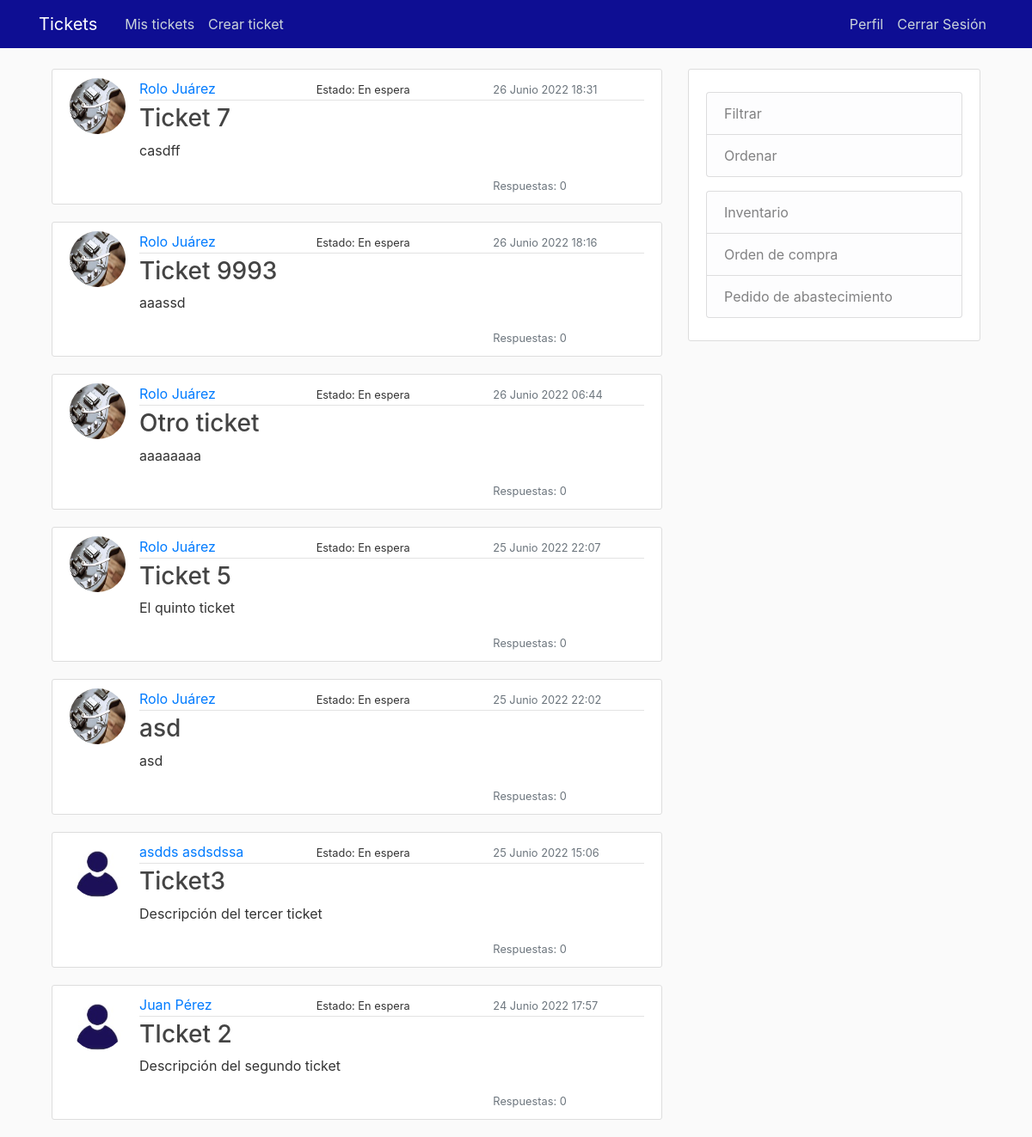
Screenshot of / (signed in) with the database file from the repository.
### bandeja/models.py (models this page shows, shortened)
class Ticket(models.Model):
    titulo = models.CharField(max_length=100)
    descripcion = models.TextField(max_length=5000)
    fecha = models.DateTimeField(default=timezone.now)
    autor = models.ForeignKey(User, on_delete=models.RESTRICT)

### usuarios/models.py (models this page shows, shortened)
class Perfil(models.Model):
    usuario = models.OneToOneField(User, on_delete=models.CASCADE)
    imagen = models.ImageField(default='perfil-default.jpg', upload_to='fotos-perfil')
    legajo = models.IntegerField(blank=True, null=True)
    telefono = models.IntegerField(blank=True, null=True)

### bandeja/views.py (the view)
# urls.py: path('', ListViewTicket.as_view(), name='bandeja-inicio'),
class ListViewTicket(ListView):
    model = Ticket
    template_name = "bandeja/inicio.html"
    context_object_name = 'tickets'
    ordering = ['-fecha']

### bandeja/templates/bandeja/inicio.html (shortened to what this page needs)
{% extends "bandeja/base.html" %}
{% block content %}
    {% if user.is_staff %}
        {% for ticket in tickets %}
            <article class="media content-section">
                <img class="rounded-circle article-img" src="{{ ticket.autor.perfil.imagen.url }}" alt="">
                <div class="media-body">
                    <div class="article-metadata mr-auto">
                        <div class="row">
                            <div class="col-sm">
                                <a class="mr-2" href="#">{{ ticket.autor.first_name }} {{ ticket.autor.last_name }}</a>
                            </div>
                            <div class="col-sm">
                                <small>Estado: En espera</small>
                            </div>
                            <div class="col-sm">
                                <small class="text-muted">{{ ticket.fecha }}</small>
                            </div>
                        </div>
                    </div>
                    <h3><a class="article-title" href="{% url 'ticket-detail' ticket.id %}">{{ ticket.titulo }}</a></h3>
                    <p class="article-content">{{ ticket.descripcion }}</p>
                    <div class="row">
                        <div class="col-sm"></div>
                        <div class="col-sm"></div>
                        <div class="col-sm">
                            <small class="text-muted">Respuestas: 0</small>
                        </div>
                    </div>
                </div>
            </article>
        {% endfor %}
    {% endif %}
{% endblock content %}

### bandeja/templates/bandeja/base.html (shortened to what this page needs)
{% load static %}
<!DOCTYPE html>
<html>
    <head>
        <link rel="stylesheet" href="https://cdn.jsdelivr.net/npm/bootstrap@4.0.0/dist/css/bootstrap.min.css">
        <link rel="stylesheet" type="text/css" href="{% static 'gestion/main.css' %}">
    </head>
    <body>
        <header class="site-header">
            <nav class="navbar navbar-expand-md navbar-dark bg-steel fixed-top">
                <div class="container">
                    <a class="navbar-brand mr-4" href="/">Tickets</a>
                    <div class="collapse navbar-collapse" id="navbarToggle">
                        <div class="navbar-nav mr-auto">
                            <a class="nav-item nav-link" href="{% url 'mis-tickets' %}">Mis tickets</a>
                            <a class="nav-item nav-link" href="{% url 'ticket-create' %}">Crear ticket</a>
                        </div>
                        <div class="navbar-nav">
                            {% if user.is_authenticated %}
                                <a class="nav-item nav-link" href="{% url 'perfil' %}">Perfil</a>
                                <a class="nav-item nav-link" href="{% url 'cerrar-sesion' %}">Cerrar Sesión</a>
                            {% else %}
                                <a class="nav-item nav-link" href="{% url 'iniciar-sesion' %}">Iniciar Sesión</a>
                                <a class="nav-item nav-link" href="{% url 'registrarse' %}">Registrarse</a>
                            {% endif %}
                        </div>
                    </div>
                </div>
            </nav>
        </header>
        <div class="container">
            <main role="main" class="container">
                <div class="row">
                    <div class="col-md-8">
                        {% block content %}{% endblock %}
                    </div>
                    <div class="col-md-4">
                        <div class="content-section">
                            <p>
                                <ul class="list-group">
                                    <li class="list-group-item list-group-item-light">Filtrar</li>
                                    <li class="list-group-item list-group-item-light">Ordenar</li>
                                </ul>
                            </p>
                            <p>
                                {% if user.is_staff %}
                                    <ul class="list-group">
                                        <li class="list-group-item list-group-item-light">Inventario</li>
                                        <li class="list-group-item list-group-item-light">Orden de compra</li>
                                        <li class="list-group-item list-group-item-light">Pedido de abastecimiento</li>
                                    </ul>
                                {% endif %}
                            </p>
                        </div>
                    </div>
                </div>
            </main>
        </div>
    </body>
</html>

### bandeja/static/gestion/main.css (style rules this page uses)
body { background: #fafafa; color: #333333; margin-top: 5rem; }
h1, h2, h3, h4, h5, h6 { color: #444444; }
ul { margin: 0; }
.bg-steel { background-color: #0e0e93; }
.site-header .navbar-nav .nav-link { color: #cbd5db; }
.content-section { background: #ffffff; padding: 10px 20px; border: 1px solid #dddddd; border-radius: 3px; margin-bottom: 20px; }
.article-title { color: #444444; }
.article-content { white-space: pre-line; }
.article-img { height: 65px; width: 65px; margin-right: 16px; }
.article-metadata { padding-bottom: 1px; margin-bottom: 4px; border-bottom: 1px solid #e3e3e3 }

### rows the page displays
Ticket: autor.perfil.imagen (picture), autor.first_name "Rolo", autor.last_name "Juárez", fecha "26 Junio 2022 18:31", titulo "Ticket 7", descripcion "casdff"
Ticket: autor.perfil.imagen (picture), autor.first_name "Rolo", autor.last_name "Juárez", fecha "26 Junio 2022 18:16", titulo "Ticket 9993", descripcion "aaassd"
Ticket: autor.perfil.imagen (picture), autor.first_name "Rolo", autor.last_name "Juárez", fecha "26 Junio 2022 06:44", titulo "Otro ticket", descripcion "aaaaaaaa"
Ticket: autor.perfil.imagen (picture), autor.first_name "Rolo", autor.last_name "Juárez", fecha "25 Junio 2022 22:07", titulo "Ticket 5", descripcion "El quinto ticket"
Ticket: autor.perfil.imagen (picture), autor.first_name "Rolo", autor.last_name "Juárez", fecha "25 Junio 2022 22:02", titulo "asd", descripcion "asd"
Ticket: autor.perfil.imagen (placeholder picture), autor.first_name "asdds", autor.last_name "asdsdssa", fecha "25 Junio 2022 15:06", titulo "Ticket3", descripcion "Descripción del tercer ticket"
Ticket: autor.perfil.imagen (placeholder picture), autor.first_name "Juan", autor.last_name "Pérez", fecha "24 Junio 2022 17:57", titulo "TIcket 2", descripcion "Descripción del segundo ticket"
